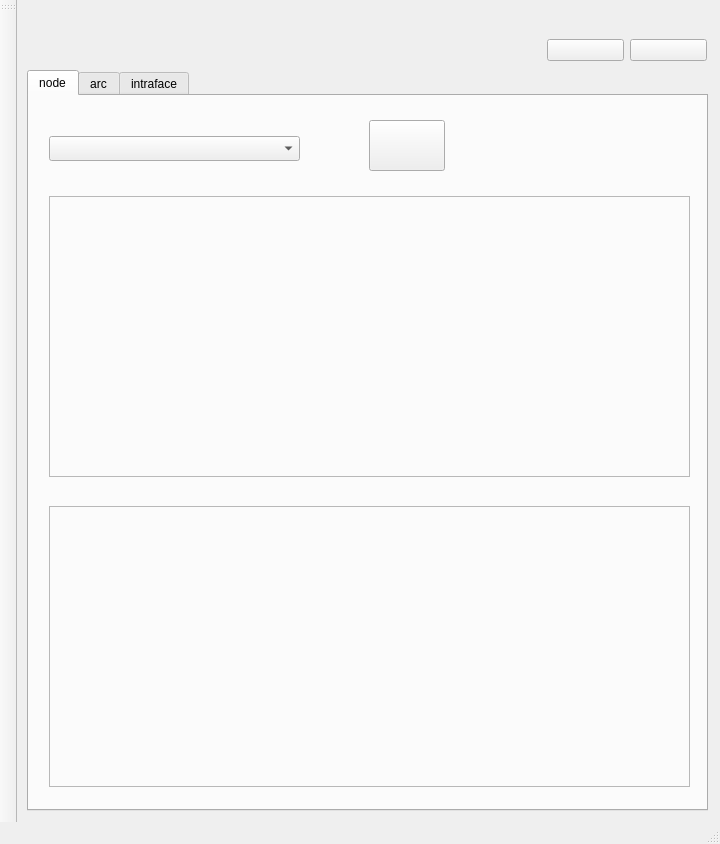
<?xml version="1.0" encoding="UTF-8"?>
<ui version="4.0">
 <class>MainWindow</class>
 <widget class="QMainWindow" name="MainWindow">
  <property name="geometry">
   <rect>
    <x>0</x>
    <y>0</y>
    <width>720</width>
    <height>844</height>
   </rect>
  </property>
  <property name="sizePolicy">
   <sizepolicy hsizetype="Expanding" vsizetype="Expanding">
    <horstretch>0</horstretch>
    <verstretch>0</verstretch>
   </sizepolicy>
  </property>
  <property name="minimumSize">
   <size>
    <width>100</width>
    <height>0</height>
   </size>
  </property>
  <property name="windowTitle">
   <string>Process Modeller</string>
  </property>
  <property name="dockNestingEnabled">
   <bool>false</bool>
  </property>
  <property name="dockOptions">
   <set>QMainWindow::AllowTabbedDocks|QMainWindow::AnimatedDocks|QMainWindow::ForceTabbedDocks|QMainWindow::VerticalTabs</set>
  </property>
  <widget class="QWidget" name="centralwidget">
   <property name="layoutDirection">
    <enum>Qt::LeftToRight</enum>
   </property>
   <widget class="QTabWidget" name="tabWidget">
    <property name="geometry">
     <rect>
      <x>10</x>
      <y>70</y>
      <width>681</width>
      <height>741</height>
     </rect>
    </property>
    <property name="currentIndex">
     <number>0</number>
    </property>
    <widget class="QWidget" name="tab_node">
     <attribute name="title">
      <string>node</string>
     </attribute>
     <widget class="QFrame" name="frameNodeTop">
      <property name="geometry">
       <rect>
        <x>20</x>
        <y>100</y>
        <width>641</width>
        <height>281</height>
       </rect>
      </property>
      <property name="frameShape">
       <enum>QFrame::StyledPanel</enum>
      </property>
      <property name="frameShadow">
       <enum>QFrame::Raised</enum>
      </property>
      <widget class="QWidget" name="verticalLayoutWidget">
       <property name="geometry">
        <rect>
         <x>10</x>
         <y>10</y>
         <width>621</width>
         <height>261</height>
        </rect>
       </property>
       <layout class="QVBoxLayout" name="verticalLayoutNodeTop"/>
      </widget>
     </widget>
     <widget class="QFrame" name="frameNodeBottom">
      <property name="geometry">
       <rect>
        <x>20</x>
        <y>410</y>
        <width>641</width>
        <height>281</height>
       </rect>
      </property>
      <property name="frameShape">
       <enum>QFrame::StyledPanel</enum>
      </property>
      <property name="frameShadow">
       <enum>QFrame::Raised</enum>
      </property>
      <widget class="QWidget" name="verticalLayoutWidget_2">
       <property name="geometry">
        <rect>
         <x>10</x>
         <y>10</y>
         <width>621</width>
         <height>261</height>
        </rect>
       </property>
       <layout class="QVBoxLayout" name="verticalLayoutNodeBottom"/>
      </widget>
     </widget>
     <widget class="QComboBox" name="comboNodeNetworks">
      <property name="geometry">
       <rect>
        <x>20</x>
        <y>40</y>
        <width>251</width>
        <height>25</height>
       </rect>
      </property>
     </widget>
     <widget class="QPushButton" name="pushGraphNode">
      <property name="geometry">
       <rect>
        <x>340</x>
        <y>24</y>
        <width>76</width>
        <height>51</height>
       </rect>
      </property>
      <property name="text">
       <string/>
      </property>
     </widget>
    </widget>
    <widget class="QWidget" name="tab_arc">
     <attribute name="title">
      <string>arc</string>
     </attribute>
     <widget class="QFrame" name="frameArcTop">
      <property name="geometry">
       <rect>
        <x>20</x>
        <y>100</y>
        <width>641</width>
        <height>281</height>
       </rect>
      </property>
      <property name="frameShape">
       <enum>QFrame::StyledPanel</enum>
      </property>
      <property name="frameShadow">
       <enum>QFrame::Raised</enum>
      </property>
      <widget class="QWidget" name="verticalLayoutWidget_11">
       <property name="geometry">
        <rect>
         <x>10</x>
         <y>10</y>
         <width>621</width>
         <height>261</height>
        </rect>
       </property>
       <layout class="QVBoxLayout" name="verticalLayoutArcTop"/>
      </widget>
     </widget>
     <widget class="QFrame" name="frameArcBottom">
      <property name="geometry">
       <rect>
        <x>20</x>
        <y>410</y>
        <width>641</width>
        <height>281</height>
       </rect>
      </property>
      <property name="frameShape">
       <enum>QFrame::StyledPanel</enum>
      </property>
      <property name="frameShadow">
       <enum>QFrame::Raised</enum>
      </property>
      <widget class="QWidget" name="verticalLayoutWidget_3">
       <property name="geometry">
        <rect>
         <x>10</x>
         <y>10</y>
         <width>621</width>
         <height>261</height>
        </rect>
       </property>
       <layout class="QVBoxLayout" name="verticalLayoutArcBottom"/>
      </widget>
     </widget>
     <widget class="QComboBox" name="comboArcNetworks">
      <property name="geometry">
       <rect>
        <x>20</x>
        <y>40</y>
        <width>252</width>
        <height>25</height>
       </rect>
      </property>
     </widget>
    </widget>
    <widget class="QWidget" name="tab_intraface">
     <attribute name="title">
      <string>intraface</string>
     </attribute>
     <widget class="QFrame" name="frameIntraTop">
      <property name="geometry">
       <rect>
        <x>20</x>
        <y>100</y>
        <width>641</width>
        <height>281</height>
       </rect>
      </property>
      <property name="frameShape">
       <enum>QFrame::StyledPanel</enum>
      </property>
      <property name="frameShadow">
       <enum>QFrame::Raised</enum>
      </property>
      <widget class="QWidget" name="verticalLayoutWidget_5">
       <property name="geometry">
        <rect>
         <x>10</x>
         <y>10</y>
         <width>621</width>
         <height>261</height>
        </rect>
       </property>
       <layout class="QVBoxLayout" name="verticalLayoutIntraTop"/>
      </widget>
     </widget>
     <widget class="QFrame" name="frameIntraBottom">
      <property name="geometry">
       <rect>
        <x>20</x>
        <y>410</y>
        <width>641</width>
        <height>281</height>
       </rect>
      </property>
      <property name="frameShape">
       <enum>QFrame::StyledPanel</enum>
      </property>
      <property name="frameShadow">
       <enum>QFrame::Raised</enum>
      </property>
      <widget class="QWidget" name="verticalLayoutWidget_4">
       <property name="geometry">
        <rect>
         <x>10</x>
         <y>10</y>
         <width>621</width>
         <height>261</height>
        </rect>
       </property>
       <layout class="QVBoxLayout" name="verticalLayoutIntraBottom"/>
      </widget>
     </widget>
    </widget>
   </widget>
   <widget class="QWidget" name="horizontalLayoutWidget">
    <property name="geometry">
     <rect>
      <x>530</x>
      <y>10</y>
      <width>160</width>
      <height>80</height>
     </rect>
    </property>
    <layout class="QHBoxLayout" name="horizontalLayout_2">
     <item>
      <widget class="QPushButton" name="pushSave">
       <property name="text">
        <string/>
       </property>
      </widget>
     </item>
     <item>
      <widget class="QPushButton" name="pushInfo">
       <property name="text">
        <string/>
       </property>
      </widget>
     </item>
    </layout>
   </widget>
  </widget>
  <widget class="QStatusBar" name="statusbar"/>
  <widget class="QToolBar" name="toolBar">
   <property name="orientation">
    <enum>Qt::Vertical</enum>
   </property>
   <attribute name="toolBarArea">
    <enum>LeftToolBarArea</enum>
   </attribute>
   <attribute name="toolBarBreak">
    <bool>false</bool>
   </attribute>
  </widget>
 </widget>
 <resources/>
 <connections/>
</ui>
